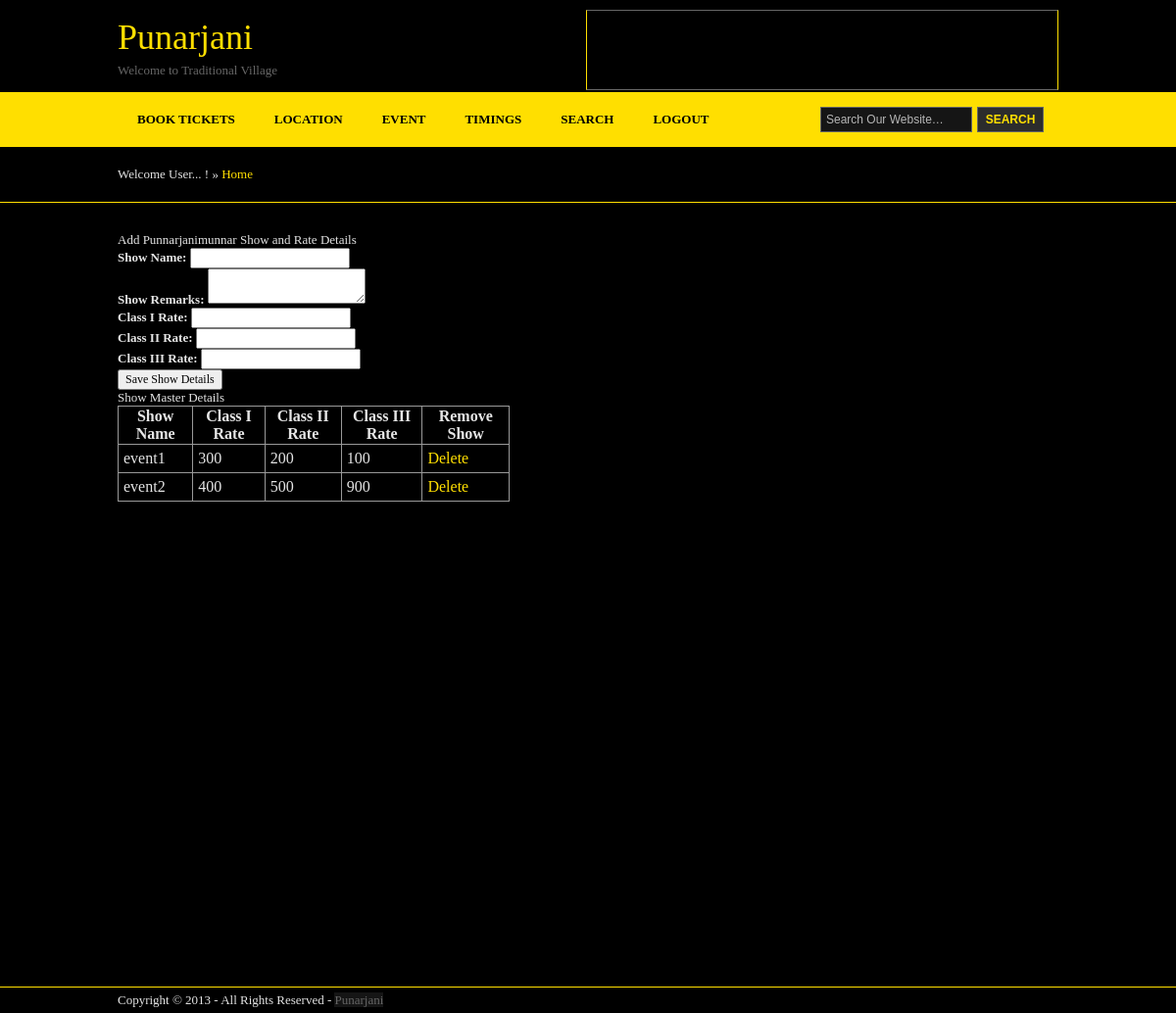
Screenshot of /admin/event_master.php with the database file from the repository.
### tables this page shows
CREATE TABLE IF NOT EXISTS `event_master` (
  `id` int(10) NOT NULL AUTO_INCREMENT,
  `Event_name` varchar(100) NOT NULL,
  `Remarks` text NOT NULL,
  `Class_one_rate` varchar(100) NOT NULL,
  `Class_two_rate` varchar(100) NOT NULL,
  `Class_three_rate` varchar(100) NOT NULL,
  `stamp` timestamp NOT NULL DEFAULT CURRENT_TIMESTAMP,
  `photos` varchar(250) NOT NULL,
  PRIMARY KEY (`id`)
);

### configs/config_database.php (called while the page is built, shortened)
<?php
$event_registration_table = "event_master";
?>

### admin/event_master.php (the view, shortened to what this page needs)
<html><body><?php
include '../configs/config_database.php';
?>
<?php include 'admin_header.php';?>
 <div class ="wrapper col4" style="height:800px">
      <div id="container">
      <div id="content" >
	  <div class="center_title_bar">Add Punnarjanimunnar Show and Rate Details	  <?php echo strtoupper($_SESSION['user_email_session']);?></div>
		  <form method="POST" action="<?php echo htmlspecialchars($_SERVER["PHP_SELF"]);?>">
            <div class="form_row">
              <label class="contact"><strong>Show Name:</strong></label>
			  <input type="text"  class="contact_input" name="event_name">
            </div>
			   <div class="form_row">
              <label class="contact"><strong>Show Remarks:</strong></label>
              <textarea class="contact_textarea" name="movie_remarks"></textarea>
            </div>
			<div class="form_row">
              <label class="contact"><strong>Class I Rate:</strong></label>
			  <input type="text"  class="contact_input" name="Class_one_rate">
            </div>
			<div class="form_row">
              <label class="contact"><strong>Class II Rate:</strong></label>
			  <input type="text"  class="contact_input" name="Class_two_rate">
            </div>
			<div class="form_row">
              <label class="contact"><strong>Class III Rate:</strong></label>
			  <input type="text"  class="contact_input" name="Class_three_rate">
            </div>
            <div class="form_row"> <label class="contact"><strong></strong></label><input type="submit" class="contact_button" name="add_location_master" value="Save Show Details"> </div></form>
	          <div class="center_title_bar">Show Master Details</div>
        <table border="1" width="100%"><tr>
                <th>Show Name</th><th>Class I Rate</th><th>Class II Rate</th><th>Class III Rate</th><th>Remove Show</th></tr>
        <?php
        $detail = "select * from $event_registration_table";
        $result = mysql_query($detail,$link) or die("Insertion Failed:" . mysql_error());
        while($row = mysql_fetch_array($result)){
echo "<tr><td>".$row['Event_name']."</td><td>".$row['Class_one_rate']."</td><td>".$row['Class_two_rate']."</td><td>"   .$row['Class_three_rate']."<br>"."</td><td><a href='#' onclick=\"removeShow(".$row[id].");\">Delete</a></td><tr>";
        }
        ?>
        </table>
    </div>
          </div>
         </div>
  <?php include 'admin_footer.php';?>
</BODY>
</html>

### admin/admin_header.php (shortened to what this page needs)
<!DOCTYPE html PUBLIC "-//W3C//DTD XHTML 1.0 Transitional//EN" "http://www.w3.org/TR/xhtml1/DTD/xhtml1-transitional.dtd">
<html xmlns="http://www.w3.org/1999/xhtml" xml:lang="EN" lang="EN" dir="ltr">
<head profile="http://gmpg.org/xfn/11">
<link rel="stylesheet" href="../styles/layout.css" type="text/css" />
</head>
<body id="top">
    <div class="wrapper col1">
  <div id="header">
    <div class="fl_left">
      <h1><a href="#">Punarjani</a></h1>
        <marquee BEHAVIOR="SCROLL" Direction="Right" ><p>Welcome to Traditional Village</p>
    </marquee >
    </div>
      <div class="fl_right" >
      </div>
    <br class="clear" />
  </div>
</div>
<div class="wrapper col2">
  <div id="topbar">
    <div id="topnav">
        <ul >
        <li><a href="admin_booking_ticket.php">Book Tickets</a></li>
        <li><a href="location_master.php" >Location </a></li>
        <li><a href="event_master.php">Event </a></li>
        <li><a href="event_timing.php">Timings</a></li>
	<li><a href="search_ticket.php" class="nav4">Search</a></li>
        <li><a href="#" class="nav4">LogOut</a></li>
      </ul>
    </div>
    <div id="search">
      <form action="#" method="post">
        <fieldset>
          <input type="text" value="Search Our Website&hellip;"  onfocus="this.value=(this.value=='Search Our Website&hellip;')? '' : this.value ;" />
          <input type="submit" name="go" id="go" value="Search" />
        </fieldset>
      </form>
    </div>
    <br class="clear" />
  </div>
</div>
<div class="wrapper col3">
  <div id="breadcrumb">
    <ul>
      <li class="first">Welcome User... !</li>
      <li>&#187;</li>
      <li><a href="#">Home</a></li>
    </ul>
  </div>
</div>
</body>
</html>

### admin/admin_footer.php
        <!DOCTYPE html PUBLIC "-//W3C//DTD XHTML 1.0 Transitional//EN" "http://www.w3.org/TR/xhtml1/DTD/xhtml1-transitional.dtd">
<link rel="stylesheet" href="../styles/layout.css" type="text/css" />
<div class="wrapper col7">
  <div id="copyright">
    Copyright &copy; 2013 - All Rights Reserved - <a href="#" >Punarjani</a>
  </div>
</div>

### styles/layout.css (style rules this page uses)
body { margin:0; padding:0; font-size:13px; font-family:Georgia, "Times New Roman", Times, serif; color:#E5E5E5; background-color:#151515; }
a { outline:none; text-decoration:none; color:#FFDF00; background-color:#000000; }
.fl_left { float:left; }
.fl_right { float:right; }
div.wrapper { display:block; width:100%; margin:0; text-align:left; }
div.wrapper h1, div.wrapper h2, div.wrapper h3, div.wrapper h4, div.wrapper h5, div.wrapper h6 { margin:0 0 15px 0; padding:0; font-size:20px; font-weight:normal; line-height:normal; }
.col1 { color:#666666; background-color:#000000; }
.col2 { color:#E5E5E5; background-color:#FFDF00; }
.col3 { color:#E5E5E5; background-color:#000000; padding:20px 0; border-bottom:1px solid #FFDF00; }
.col4 { color:#E5E5E5; background-color:#000000; }
.col7 { color:#E5E5E5; background-color:#000000; padding:5px 0; border-top:1px solid #FFDF00; }
.col7 a { color:#666666; background-color:#151515; }
#header, #topbar, #breadcrumb, #container, .gallery, #footer, #copyright { position:relative; margin:0 auto 0; display:block; width:960px; }
#header { padding:10px 0 2px 0; }
#header .fl_left { display:block; float:left; margin-top:7px; overflow:hidden; }
#header .fl_right { display:block; float:right; width:480px; height:80px; overflow:hidden; border-left-color: #FFDF00; border-right-color: #FFDF00; border-width: 1px; border-style: solid; }
#header h1, #header p, #header ul { margin:0; padding:0; list-style:none; line-height:normal; }
#header h1 a { font-size:36px; }
#header .fl_left p { margin-top:5px; }
#topbar { padding:0; z-index:1000; }
#topbar #search { display:block; float:right; width:243px; margin:15px 0 0 0; padding:0; }
#breadcrumb { padding:0; }
#breadcrumb ul { margin:0; padding:0; list-style:none; }
#breadcrumb ul li { display:inline; }
#container { padding:30px 0; }
#content { display:block; float:left; width:400px; }
#copyright { padding:0px 0; }

### styles/navi.css (style rules this page uses)
#topnav { display:block; float:left; margin:0; padding:0; font-size:13px; font-weight:normal; font-family:Georgia, "Times New Roman", Times, serif; }
#topnav ul, #topnav li { float:left; list-style:none; margin:0; padding:0; }
#topnav li a:link, #topnav li a:visited, #topnav li a:hover { display:block; margin:0; padding:20px; color:#000000; font-weight: bold; background-color:#FFDF00; text-transform:uppercase; }

### styles/forms.css (style rules this page uses)
form, fieldset, legend { margin:0; padding:0; border:none; }
input, textarea, select { font-size:12px; font-family:Georgia, "Times New Roman", Times, serif; }
#topbar input { display:block; float:left; width:155px; margin:0 5px 0 0; padding:5px; color:#B6B6B6; background-color:#151515; border:1px solid #666666; font-family:Verdana, Arial, Helvetica, sans-serif; font-size:12px; }
#topbar input#go { width:68px; height:26px; margin:0; padding:4px 0; text-transform:uppercase; color:#FFDF00; background-color:#2C2C2C; cursor:pointer; font-weight:bold; }

### styles/tables.css (style rules this page uses)
table { border-collapse:collapse; table-layout:auto; vertical-align:top; margin-bottom:15px; border:1px solid #999999; }
table tbody td { vertical-align:top; border-collapse:collapse; border-left:1px solid #999999; border-right:1px solid #999999; }
table thead th, table tbody td { padding:5px; border-collapse:collapse; }

### rows the page displays
event_master: Event_name "event1", Class_one_rate "300", Class_two_rate "200", Class_three_rate "100"
event_master: Event_name "event2", Class_one_rate "400", Class_two_rate "500", Class_three_rate "900"
